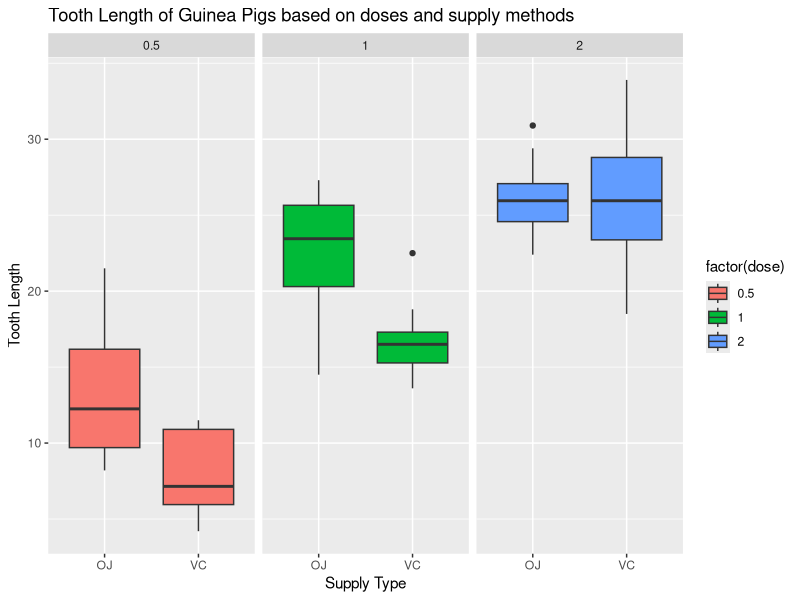

Generate this figure with R:
## ---- chunk 1
knitr::opts_chunk$set(echo = TRUE)
## ---- chunk 2
library(dplyr)
library(ggplot2)
## ---- chunk 3
data("ToothGrowth")
## ---- chunk 4
# Overview of each variable in the dataset
summary(ToothGrowth)
head(ToothGrowth)
unique(ToothGrowth$len)
unique(ToothGrowth$supp)
unique(ToothGrowth$dose)
## ---- chunk 5
# View the first 6 occurrences
head(ToothGrowth)
## ---- chunk 6
# Identify the unique values for each variable
unique(ToothGrowth$len)
unique(ToothGrowth$supp)
unique(ToothGrowth$dose)
## ---- chunk 7
ggplot(ToothGrowth, aes(x=factor(supp), y=len)) +
        facet_grid(.~dose) + 
        geom_boxplot(aes(fill = factor(dose)), show.legend = TRUE) +
        labs(title = "Tooth Length of Guinea Pigs based on doses and supply methods ", x="Supply Type", y="Tooth Length")
## ---- chunk 8
t.test(len ~ supp, data = ToothGrowth)
## ---- chunk 9
t.test(len ~ supp, data = subset(ToothGrowth, dose == 0.5))
t.test(len ~ supp, data = subset(ToothGrowth, dose == 1))
t.test(len ~ supp, data = subset(ToothGrowth, dose == 2))
